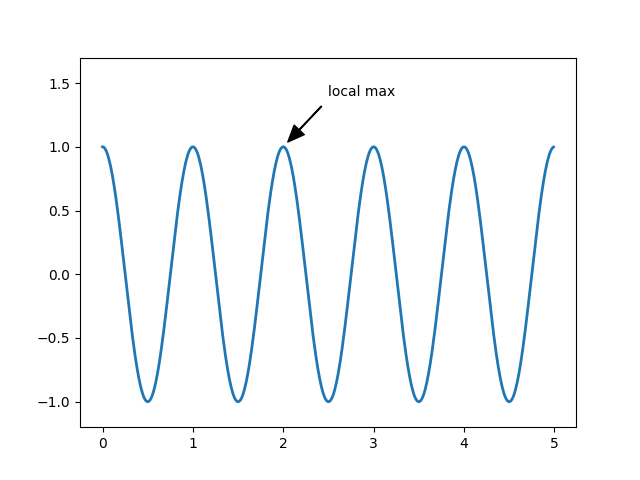

Write the Python code that produced this figure.

"""

Use annotation to point the most important part of your graph!

"""

import matplotlib.pyplot as plt
import numpy as np

ax = plt.subplot(111)

t = np.arange(0.0, 5.0, 0.01)
s = np.cos(2*np.pi*t)
line, = plt.plot(t, s, lw=2) # We can use lw instead of linewidth for brevity

plt.annotate('local max', # The information of the annotation
             xy=(2, 1), xytext=(2.5,1.4), # The position of the arrow and the text
             # As for arrowprops, the information should be stored in a dictionary
             arrowprops=dict(facecolor='black', shrink=0.1, width=0.5, headwidth=10)
             )

plt.ylim(-1.2, 1.7) # If we want to limit the y axis, use ylim. plt.axis would affect the x axis as well
plt.show() # Annotation_with_text
